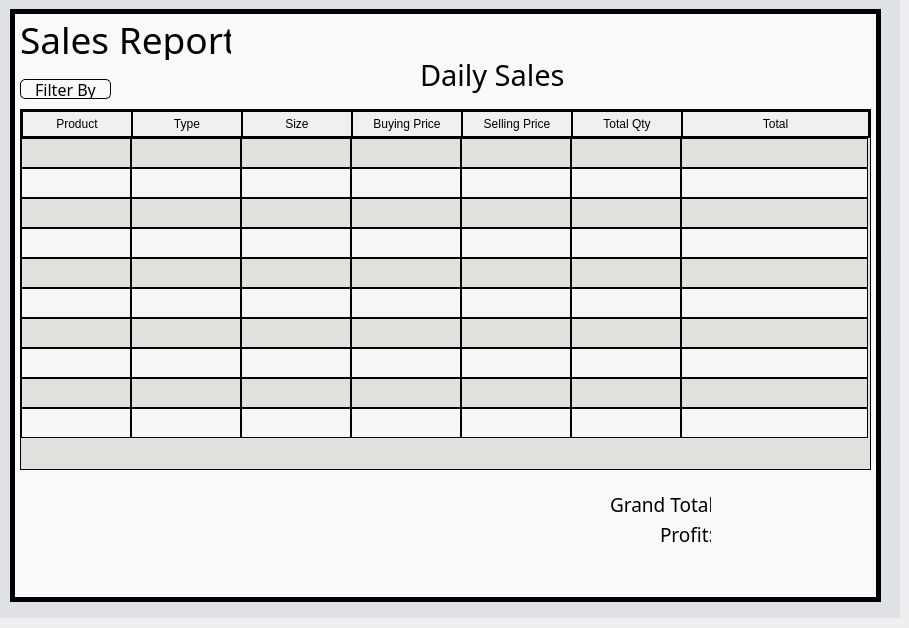
     <widget class="QWidget" name="dailySalesStackedWidget">
      <property name="font">
       <font>
        <pointsize>11</pointsize>
       </font>
      </property>
      <widget class="QWidget" name="widget_20" native="true">
       <property name="geometry">
        <rect>
         <x>0</x>
         <y>-1</y>
         <width>900</width>
         <height>619</height>
        </rect>
       </property>
       <property name="styleSheet">
        <string notr="true">background-color: rgb(222, 226, 230);</string>
       </property>
       <widget class="QWidget" name="widget_21" native="true">
        <property name="geometry">
         <rect>
          <x>10</x>
          <y>10</y>
          <width>871</width>
          <height>593</height>
         </rect>
        </property>
        <property name="styleSheet">
         <string notr="true">background-color: rgb(248, 249, 250);
border:5px solid  ;</string>
        </property>
        <widget class="QLabel" name="dashboardLabel_21">
         <property name="geometry">
          <rect>
           <x>10</x>
           <y>10</y>
           <width>211</width>
           <height>41</height>
          </rect>
         </property>
         <property name="font">
          <font>
           <family>Segoe UI Light</family>
           <pointsize>28</pointsize>
          </font>
         </property>
         <property name="styleSheet">
          <string notr="true">border:none;</string>
         </property>
         <property name="text">
          <string>Sales Report</string>
         </property>
        </widget>
        <widget class="QLabel" name="dashboardLabel_22">
         <property name="geometry">
          <rect>
           <x>410</x>
           <y>40</y>
           <width>171</width>
           <height>51</height>
          </rect>
         </property>
         <property name="font">
          <font>
           <family>Segoe UI Light</family>
           <pointsize>22</pointsize>
           <weight>50</weight>
           <bold>false</bold>
          </font>
         </property>
         <property name="styleSheet">
          <string notr="true">border:none;</string>
         </property>
         <property name="text">
          <string>Daily Sales</string>
         </property>
        </widget>
        <widget class="QTableWidget" name="dailyTableWidget">
         <property name="geometry">
          <rect>
           <x>10</x>
           <y>100</y>
           <width>851</width>
           <height>361</height>
          </rect>
         </property>
         <property name="font">
          <font>
           <pointsize>11</pointsize>
          </font>
         </property>
         <property name="cursor" stdset="0">
          <cursorShape>PointingHandCursor</cursorShape>
         </property>
         <property name="focusPolicy">
          <enum>Qt::NoFocus</enum>
         </property>
         <property name="styleSheet">
          <string notr="true">QWidget{
border: 1px solid black;
background-color: #e0e1dd;

}
/* QTableWidget items (cells) */
QTableWidget::item {
    border:1px solid black;
}

/* QTableWidget headers */
QHeaderView::section {
    border: 1px solid black;
    background: rgb(240, 240, 240); /* Optional: Header background color */
    padding: 4px;
}

/* Vertical scrollbar */
QScrollBar:vertical {
    border: 2px solid black;
    background: rgb(52, 58, 64); /* Scrollbar background color */
    width: 13px;
    margin: 0px 0px 0px 0px;
}

QScrollBar::handle:vertical {
    background: #000000; /* Scrollbar handle color */
    border: 1px solid white;
    border-radius: 4px;
    min-height: 15px;
}

QScrollBar::add-line:vertical {
    background: #000000; /* Down button color */
    height: 20px;
    subcontrol-position: bottom;
    subcontrol-origin: margin;
}

QScrollBar::sub-line:vertical {
    background: #000000; /* Up button color */
    height: 20px;
    subcontrol-position: top;
    subcontrol-origin: margin;
}

QScrollBar::up-arrow:vertical, QScrollBar::down-arrow:vertical {
    border: 1px solid grey;
    width: 5px;
    height: 5px;
    background: white;
}

QScrollBar::add-page:vertical, QScrollBar::sub-page:vertical {
    background: none;
}

/* Horizontal scrollbar */
QScrollBar:horizontal {
    border: 2px solid black;
    background: rgb(52, 58, 64); /* Scrollbar background color */
    height: 13px;
    margin: 0px 0px 0px 0px;
}

QScrollBar::handle:horizontal {
    background: #000000; /* Scrollbar handle color */
    border: 1px solid white;
    border-radius: 4px;
    min-width: 20px;
}

QScrollBar::add-line:horizontal {
    background: #000000; /* Right button color */
    width: 20px;
    subcontrol-position: right;
    subcontrol-origin: margin;
}

QScrollBar::sub-line:horizontal {
    background: #000000; /* Left button color */
    width: 20px;
    subcontrol-position: left;
    subcontrol-origin: margin;
}

QScrollBar::left-arrow:horizontal, QScrollBar::right-arrow:horizontal {
    border: 1px solid grey;
    width: 3px;
    height: 3px;
    background: white;
}

QScrollBar::add-page:horizontal, QScrollBar::sub-page:horizontal {
    background: none;
}

</string>
         </property>
         <property name="editTriggers">
          <set>QAbstractItemView::NoEditTriggers</set>
         </property>
         <property name="tabKeyNavigation">
          <bool>false</bool>
         </property>
         <property name="showDropIndicator" stdset="0">
          <bool>false</bool>
         </property>
         <property name="dragDropOverwriteMode">
          <bool>false</bool>
         </property>
         <property name="alternatingRowColors">
          <bool>true</bool>
         </property>
         <property name="selectionMode">
          <enum>QAbstractItemView::SingleSelection</enum>
         </property>
         <property name="selectionBehavior">
          <enum>QAbstractItemView::SelectRows</enum>
         </property>
         <property name="verticalScrollMode">
          <enum>QAbstractItemView::ScrollPerPixel</enum>
         </property>
         <property name="horizontalScrollMode">
          <enum>QAbstractItemView::ScrollPerPixel</enum>
         </property>
         <property name="showGrid">
          <bool>false</bool>
         </property>
         <property name="rowCount">
          <number>10</number>
         </property>
         <attribute name="horizontalHeaderDefaultSectionSize">
          <number>110</number>
         </attribute>
         <attribute name="horizontalHeaderShowSortIndicator" stdset="0">
          <bool>true</bool>
         </attribute>
         <attribute name="horizontalHeaderStretchLastSection">
          <bool>true</bool>
         </attribute>
         <attribute name="verticalHeaderVisible">
          <bool>false</bool>
         </attribute>
         <row/>
         <row/>
         <row/>
         <row/>
         <row/>
         <row/>
         <row/>
         <row/>
         <row/>
         <row/>
         <column>
          <property name="text">
           <string>Product</string>
          </property>
         </column>
         <column>
          <property name="text">
           <string>Type</string>
          </property>
         </column>
         <column>
          <property name="text">
           <string>Size</string>
          </property>
         </column>
         <column>
          <property name="text">
           <string>Buying Price</string>
          </property>
         </column>
         <column>
          <property name="text">
           <string>Selling Price</string>
          </property>
         </column>
         <column>
          <property name="text">
           <string>Total Qty</string>
          </property>
         </column>
         <column>
          <property name="text">
           <string>Total</string>
          </property>
         </column>
        </widget>
        <widget class="QLabel" name="GrandTotal">
         <property name="geometry">
          <rect>
           <x>600</x>
           <y>480</y>
           <width>101</width>
           <height>31</height>
          </rect>
         </property>
         <property name="font">
          <font>
           <family>Segoe UI Light</family>
           <pointsize>14</pointsize>
           <weight>50</weight>
           <bold>false</bold>
          </font>
         </property>
         <property name="styleSheet">
          <string notr="true">border:none;</string>
         </property>
         <property name="text">
          <string>Grand Total:</string>
         </property>
        </widget>
        <widget class="QLabel" name="total">
         <property name="geometry">
          <rect>
           <x>650</x>
           <y>510</y>
           <width>51</width>
           <height>31</height>
          </rect>
         </property>
         <property name="font">
          <font>
           <family>Segoe UI Light</family>
           <pointsize>14</pointsize>
           <weight>50</weight>
           <bold>false</bold>
          </font>
         </property>
         <property name="styleSheet">
          <string notr="true">border:none;</string>
         </property>
         <property name="text">
          <string>Profit:</string>
         </property>
        </widget>
        <widget class="QLabel" name="dailyTotalLabel">
         <property name="geometry">
          <rect>
           <x>710</x>
           <y>480</y>
           <width>151</width>
           <height>31</height>
          </rect>
         </property>
         <property name="font">
          <font>
           <family>Segoe UI Semibold</family>
           <pointsize>14</pointsize>
           <weight>75</weight>
           <bold>true</bold>
           <underline>true</underline>
          </font>
         </property>
         <property name="styleSheet">
          <string notr="true">border:none;</string>
         </property>
         <property name="text">
          <string/>
         </property>
        </widget>
        <widget class="QLabel" name="dailyProfitLabel">
         <property name="geometry">
          <rect>
           <x>710</x>
           <y>510</y>
           <width>151</width>
           <height>31</height>
          </rect>
         </property>
         <property name="font">
          <font>
           <family>Segoe UI Semibold</family>
           <pointsize>14</pointsize>
           <weight>75</weight>
           <bold>true</bold>
           <underline>true</underline>
          </font>
         </property>
         <property name="styleSheet">
          <string notr="true">border:none;</string>
         </property>
         <property name="text">
          <string/>
         </property>
        </widget>
        <widget class="QToolButton" name="dailySalesFilter">
         <property name="geometry">
          <rect>
           <x>10</x>
           <y>70</y>
           <width>91</width>
           <height>20</height>
          </rect>
         </property>
         <property name="font">
          <font>
           <family>Segoe UI Semilight</family>
           <pointsize>12</pointsize>
          </font>
         </property>
         <property name="styleSheet">
          <string notr="true">border:1px solid black;
border-radius: 5px;
</string>
         </property>
         <property name="text">
          <string>Filter By</string>
         </property>
         <property name="popupMode">
          <enum>QToolButton::InstantPopup</enum>
         </property>
         <property name="autoRaise">
          <bool>true</bool>
         </property>
        </widget>
       </widget>
      </widget>
     </widget>
